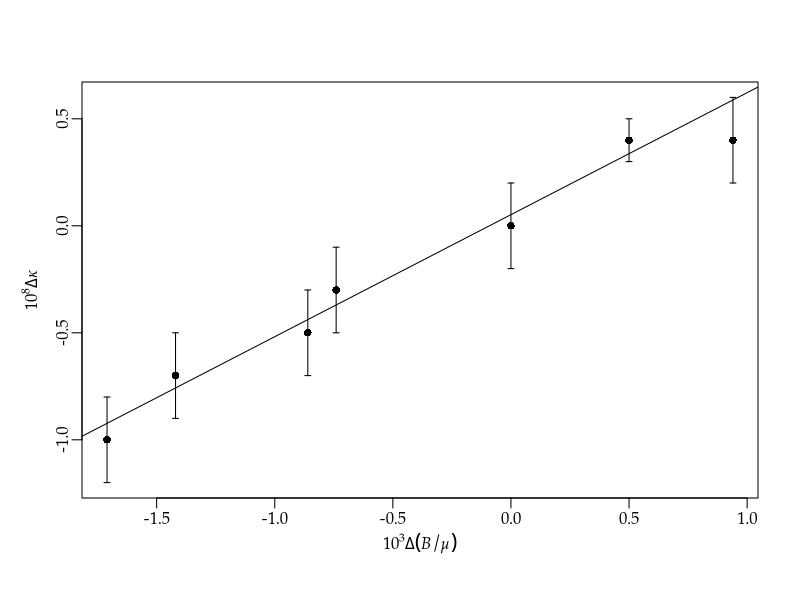

Recreate this plot in R.
args = commandArgs()
basename = sub(".R$", "", sub("^--file=(.*/)?", "", args[grep("^--file=", args)]))
if (length(basename) != 0)
    quartz(type="pdf", file=paste0(basename, ".pdf"), width=5, height=5)
# par(family="Times")
par(family="Palatino")
par(mgp=c(2,0.5,0)) # title and axis margins. default: c(3,1,0)
# par(mar=c(5,4,4,2)+0.1) # bottom, left, top, right margins. default: c(5,4,4,2)+0.1
x = c(0.94, 0.50, 0.00, -0.74, -0.86, -1.42, -1.71)
y = c(0.4, 0.4, 0.0, -0.3, -0.5, -0.7, -1.0)
e = c(0.2, 0.1, 0.2, 0.2, 0.2, 0.2, 0.2)
r = lm(y ~ x, weights=1/e^2)
plot(x, y, type="p", pch=16, ylim=range(c(y-e, y+e)),
#    xlab="10^3Δ(B/μ)", ylab="10^8Δκ",
     xlab=expression(10^3 * Delta * (italic(B)/italic(μ))),
     ylab=expression(10^8 * Delta * italic(κ)))
arrows(x, y-e, x, y+e, length=0.03, angle=90, code=3)
abline(r)
dev.off()
